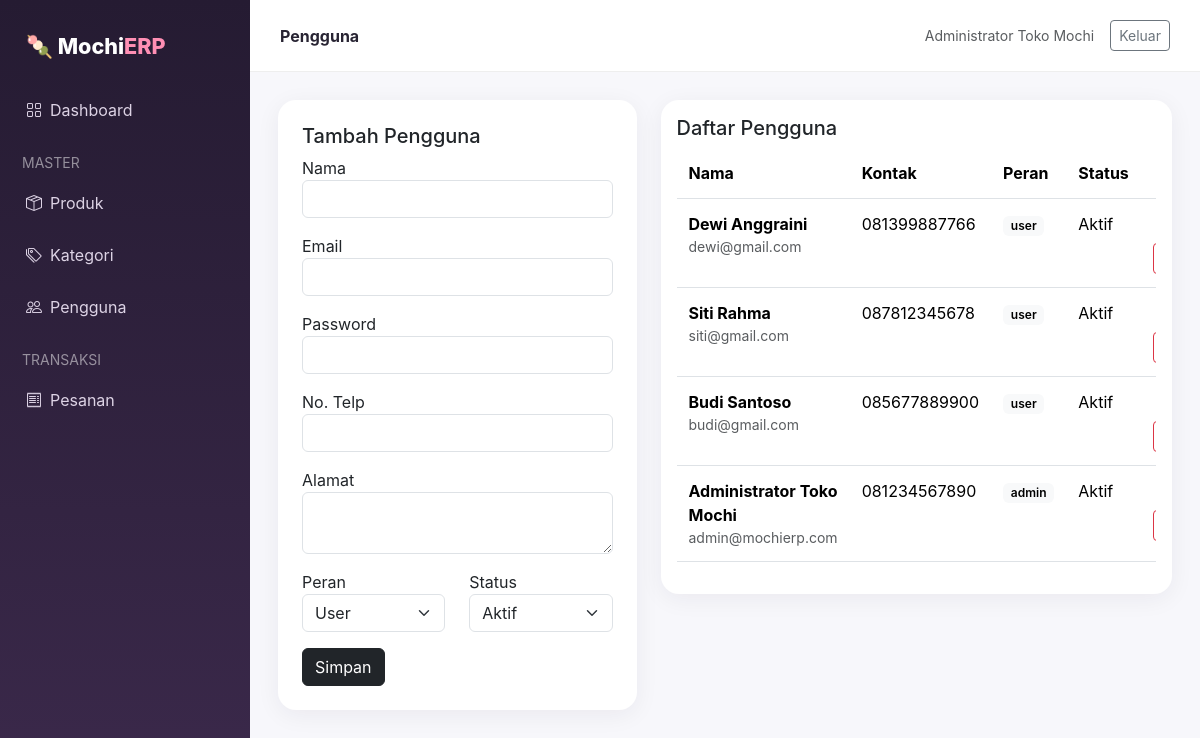
Page /index.php?route=pengguna (signed in) on the committed database.
### tables this page shows
CREATE TABLE `pengguna` (
  `id` INT AUTO_INCREMENT PRIMARY KEY,
  `nama_lengkap` VARCHAR(100) NOT NULL COMMENT 'Nama lengkap pemilik akun',
  `email` VARCHAR(100) NOT NULL UNIQUE COMMENT 'Email aktif untuk login',
  `kata_sandi` VARCHAR(255) NOT NULL COMMENT 'Password yang dienkripsi dengan password_hash()',
  `no_telp` VARCHAR(20) DEFAULT NULL COMMENT 'Nomor kontak WhatsApp / HP',
  `alamat` TEXT DEFAULT NULL COMMENT 'Alamat lengkap pengiriman atau tempat tinggal',
  `peran` ENUM('admin', 'user') NOT NULL DEFAULT 'user'
  COMMENT 'Hak akses dalam sistem: admin atau user',
  `status_aktif` TINYINT(1) NOT NULL DEFAULT 1 COMMENT '1 = Aktif, 0 = Diblokir/Nonaktif',
  `dibuat_pada` DATETIME DEFAULT CURRENT_TIMESTAMP COMMENT 'Waktu pendaftaran akun',
  `diperbarui_pada` DATETIME DEFAULT CURRENT_TIMESTAMP ON UPDATE CURRENT_TIMESTAMP
);

### config/app.php (called while the page is built, shortened)
<?php
function db(): PDO {
    static $db;
    if (!$db) $db = (new Database())->connect();
    return $db;
}
function base_url(string $path=''): string {
    $base = rtrim(dirname($_SERVER['SCRIPT_NAME']), '/\\');
    return $base . ($path ? '/'.$path : '');
}
function e($value): string {
    return htmlspecialchars((string)$value, ENT_QUOTES, 'UTF-8');
}
function auth(): ?array { return $_SESSION['user'] ?? null; }
function view(string $name, array $data=[]): void {
    extract($data);
    require __DIR__.'/../app/views/'.$name.'.php';
}

### app/controllers/PenggunaController.php (called while the page is built, shortened)
<?php
class PenggunaController {
    public function index() {
        $edit=null;if(isset($_GET['edit'])){$s=db()->prepare("SELECT * FROM pengguna WHERE id=?");$s->execute([(int)$_GET['edit']]);$edit=$s->fetch();}
        $rows=db()->query("SELECT * FROM pengguna ORDER BY id DESC")->fetchAll();
        view('pengguna/index',compact('rows','edit'));
    }
}

### public/index.php (called while the page is built, shortened)
<?php
require_once __DIR__.'/../config/app.php';
$route = $_GET['route'] ?? 'catalog';
$map = [
 'home' => ['HomeController','index'],
 'kategori' => ['KategoriController','index'],
 'produk' => ['ProdukController','index'],
 'pengguna' => ['PenggunaController','index'],
 'pesanan' => ['PesananController','index'],
 'keranjang' => ['KeranjangController','keranjang'],
 'checkout' => ['KeranjangController','checkout'],
 'pembayaran' => ['KeranjangController','pembayaran'],
];
[$controller,$method] = $map[$route];
(new $controller())->$method();

### app/views/pengguna/index.php (the view)
<?php $title='Pengguna'; require __DIR__.'/../partials/header.php'; ?>
<div class="row g-4"><div class="col-lg-5"><div class="card p-4"><h5><?= $edit?'Edit':'Tambah' ?> Pengguna</h5><form method="post"><?php echo csrf_field(); ?><input type="hidden" name="action" value="save"><input type="hidden" name="id" value="<?=e($edit['id']??'')?>"><div class="mb-3"><label>Nama</label><input class="form-control" name="nama_lengkap" required value="<?=e($edit['nama_lengkap']??'')?>"></div><div class="mb-3"><label>Email</label><input class="form-control" type="email" name="email" required value="<?=e($edit['email']??'')?>"></div><div class="mb-3"><label>Password <?= $edit?'<span class="text-muted small">(kosongkan jika tidak diubah)</span>':'' ?></label><input class="form-control" type="password" name="kata_sandi"></div><div class="mb-3"><label>No. Telp</label><input class="form-control" name="no_telp" value="<?=e($edit['no_telp']??'')?>"></div><div class="mb-3"><label>Alamat</label><textarea class="form-control" name="alamat"><?=e($edit['alamat']??'')?></textarea></div><div class="row"><div class="col"><label>Peran</label><select class="form-select" name="peran"><option value="user" <?=($edit['peran']??'user')==='user'?'selected':''?>>User</option><option value="admin" <?=($edit['peran']??'')==='admin'?'selected':''?>>Admin</option></select></div><div class="col"><label>Status</label><select class="form-select" name="status_aktif"><option value="1" <?=($edit['status_aktif']??1)==1?'selected':''?>>Aktif</option><option value="0" <?=($edit['status_aktif']??1)==0?'selected':''?>>Nonaktif</option></select></div></div><button class="btn btn-dark mt-3">Simpan</button></form></div></div><div class="col-lg-7"><div class="card p-3"><h5>Daftar Pengguna</h5><div class="table-responsive"><table class="table"><thead><tr><th>Nama</th><th>Kontak</th><th>Peran</th><th>Status</th><th></th></tr></thead><tbody><?php foreach($rows as $r): ?><tr><td><strong><?=e($r['nama_lengkap'])?></strong><div class="small text-muted"><?=e($r['email'])?></div></td><td><?=e($r['no_telp'])?></td><td><span class="badge text-bg-light"><?=e($r['peran'])?></span></td><td><?=$r['status_aktif']?'Aktif':'Nonaktif'?></td><td class="text-end"><a class="btn btn-sm btn-outline-dark" href="?route=pengguna&edit=<?=$r['id']?>">Edit</a><form class="d-inline" method="post"><?php echo csrf_field(); ?><input type="hidden" name="action" value="delete"><input type="hidden" name="id" value="<?=$r['id']?>"><button data-confirm="Hapus pengguna?" class="btn btn-sm btn-outline-danger">Hapus</button></form></td></tr><?php endforeach; ?></tbody></table></div></div></div></div>
<?php require __DIR__.'/../partials/footer.php'; ?>

### app/views/partials/header.php (shortened to what this page needs)
<!doctype html>
<html lang="id">
<head>
<link href="https://cdn.jsdelivr.net/npm/bootstrap@5.3.3/dist/css/bootstrap.min.css" rel="stylesheet">
<link href="https://cdn.jsdelivr.net/npm/bootstrap-icons@1.11.3/font/bootstrap-icons.css" rel="stylesheet">
</head><body>
<?php if(auth()): ?>
<aside class="sidebar">
<div class="brand">🍡 Mochi<span>ERP</span></div>
<nav class="nav flex-column">
<a class="nav-link <?=($_GET['route']??'home')==='home'?'active':''?>" href="<?=base_url('index.php?route=home')?>"><i class="bi bi-<?=auth()['peran']==='admin'?'grid':'shop'?> me-2"></i><?=auth()['peran']==='admin'?'Dashboard':'Menu'?></a>
<?php if(auth()['peran']==='admin'): ?>
<div class="text-uppercase small text-white-50 px-2 mt-3 mb-1">Master</div>
<a class="nav-link" href="<?=base_url('index.php?route=produk')?>"><i class="bi bi-box-seam me-2"></i>Produk</a>
<a class="nav-link" href="<?=base_url('index.php?route=kategori')?>"><i class="bi bi-tags me-2"></i>Kategori</a>
<a class="nav-link" href="<?=base_url('index.php?route=pengguna')?>"><i class="bi bi-people me-2"></i>Pengguna</a>
<div class="text-uppercase small text-white-50 px-2 mt-3 mb-1">Transaksi</div>
<a class="nav-link" href="<?=base_url('index.php?route=pesanan')?>"><i class="bi bi-receipt me-2"></i>Pesanan</a>
<?php endif; ?>
</nav>
</aside>
<div class="main"><header class="topbar"><div><strong><?=e($title??'Dashboard')?></strong></div><div class="d-flex align-items-center gap-3"><span class="small text-muted"><?=e(auth()['nama_lengkap'])?></span><a class="btn btn-sm btn-outline-secondary" href="<?=base_url('index.php?route=logout')?>">Keluar</a></div></header>
<main class="content">
<?php endif; ?>

### app/views/partials/header.php (style rules this page uses)
:root { --pink:#ff6b9d;--dark:#241b2f;--cream:#fff9f4 }
body { background:#f7f7fb;color:#282433;font-family:Inter,system-ui,-apple-system,Segoe UI,sans-serif }
.sidebar { width:250px;min-height:100vh;background:linear-gradient(180deg,#251b32,#3b294b);position:fixed;left:0;top:0;color:#fff;padding:22px 14px;z-index:10 }
.brand { font-weight:800;font-size:1.35rem;padding:8px 12px 22px }
.brand span { color:#ff8fb4 }
.nav-link { color:#ddd3e5;border-radius:12px;margin:4px 0;padding:10px 12px }
.main { margin-left:250px;min-height:100vh }
.topbar { height:72px;background:#fff;border-bottom:1px solid #eee;display:flex;align-items:center;justify-content:space-between;padding:0 30px }
.content { padding:28px }
.card { border:0;border-radius:18px;box-shadow:0 5px 24px rgba(35,25,45,.06) }
.table> :not(caption)>*>* { padding:13px 12px }
.badge { font-weight:600 }

### rows in the picture
pengguna: nama_lengkap "Administrator Toko Mochi", email "admin@mochierp.com", no_telp "081234567890", peran "admin", status_aktif "Aktif"
pengguna: nama_lengkap "Dewi Anggraini", email "dewi@gmail.com", no_telp "081399887766", peran "user", status_aktif "Aktif"
pengguna: nama_lengkap "Siti Rahma", email "siti@gmail.com", no_telp "087812345678", peran "user", status_aktif "Aktif"
pengguna: nama_lengkap "Budi Santoso", email "budi@gmail.com", no_telp "085677889900", peran "user", status_aktif "Aktif"

### other values in the picture
$title "Pengguna"
